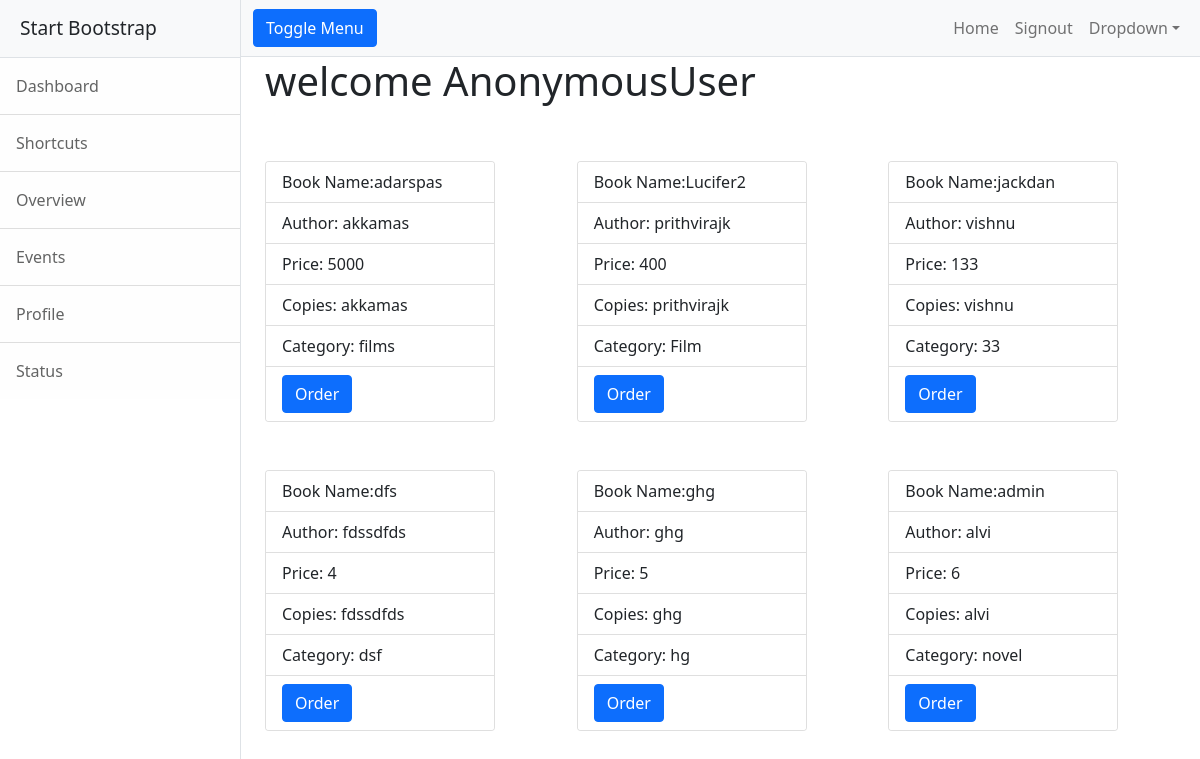
Before: /customer/ with the older database file.
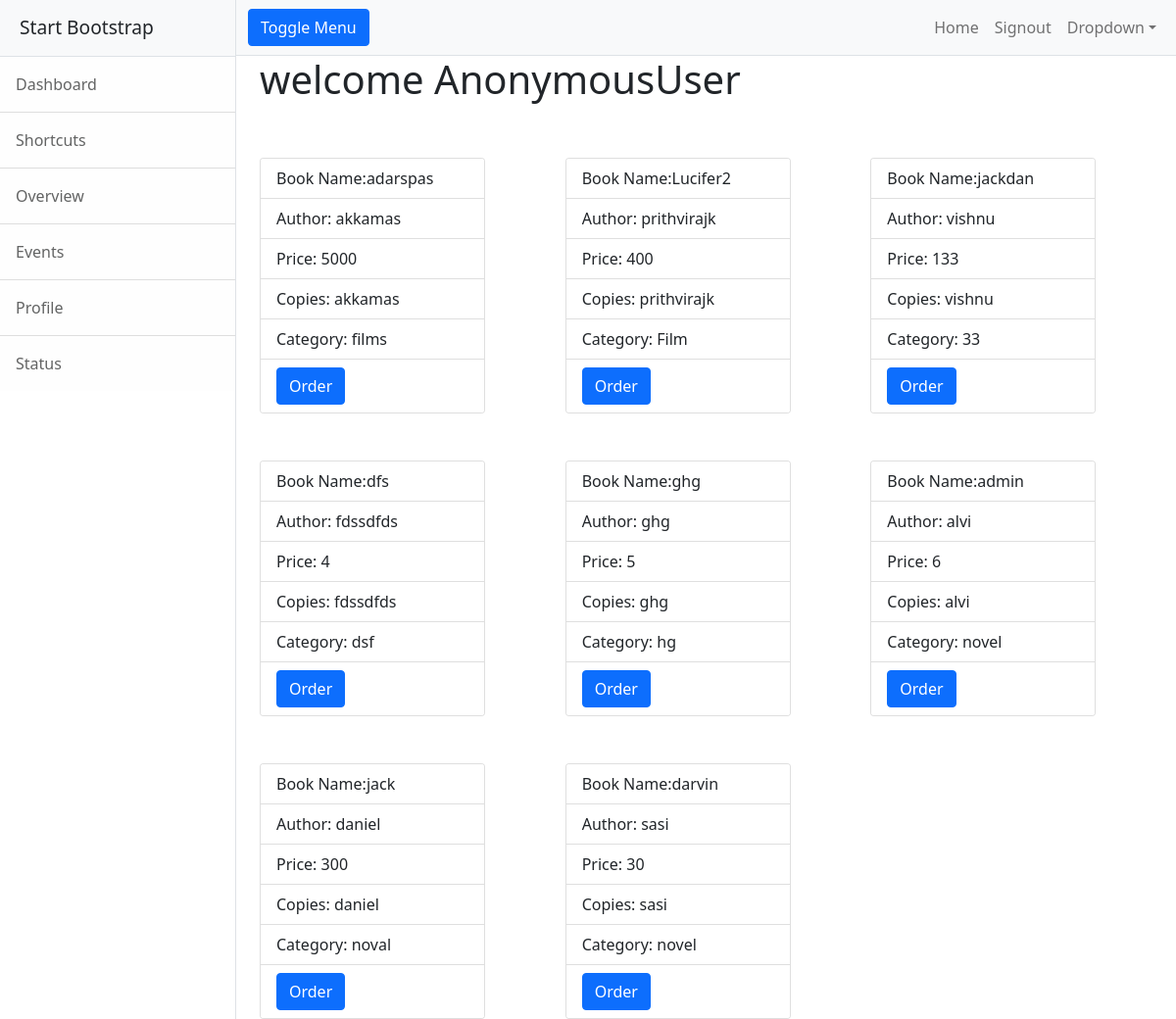
After: the same page with the newer database file.
### owner/models.py (models this page shows, shortened)
class Book(models.Model):
    book_name=models.CharField(max_length=100,unique=True)
    author=models.CharField(max_length=100)
    price=models.PositiveIntegerField()
    copies=models.IntegerField()
    category=models.CharField(max_length=100,null=True)

### customer/views.py (the view)
# urls.py: path("",views.user_home,name="userhome")
def user_home(request):
    book=Book.objects.all()
    context={"books":book}
    return render(request,"customer/userhome.html",context)

### customer/templates/customer/userhome.html (shortened to what this page needs)
<!DOCTYPE html>
{%extends 'customer/base.html'%}
{%block body_block%}
<div class="container">
    <div class="row">
        <h1>welcome {{request.user}}</h1>
        {%for book in books%}
        <div class="col-4 mt-5">
            <div class="card" style="width: 80%;">
                <ul class="list-group list-group-flush">
                    <li class="list-group-item">Book Name:{{book.book_name}}</li>
                    <li class="list-group-item">Author: {{book.author}}</li>
                    <li class="list-group-item">Price: {{book.price}}</li>
                    <li class="list-group-item">Copies: {{book.author}}</li>
                    <li class="list-group-item">Category: {{book.category}}</li>
                     <li class="list-group-item">
                         <a href="" class="btn btn-primary">Order</a>
                     </li>
                </ul>
            </div>
        </div>
        {%endfor%}
        <div class="col-4"></div>
    </div>
</div>
{%endblock%}

Changed rows visible on the page:
added Book: book_name "jack", author "daniel", price "300", category "noval"
added Book: book_name "darvin", author "sasi", price "30", category "novel"
